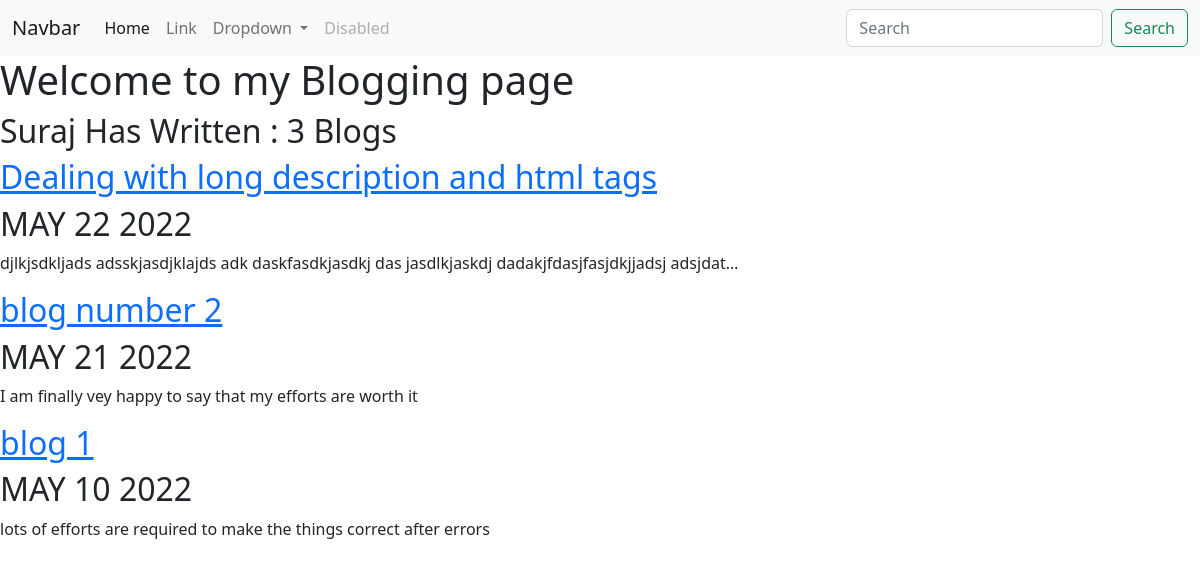
The app's page /blogs/ with its own data.
### blogs/models.py (models this page shows, shortened)
class Blog(models.Model):
    blog_tital = models.CharField(max_length=100)
    blog_description = models.TextField()
    date_of_bloag_post = models.DateField()

### blogs/views.py (the view)
# urls.py: path('', views.all_blog, name = 'all_blog'),
def all_blog(request):
    all_blogs_data = Blog.objects.order_by('-date_of_bloag_post')
    return render(request, 'blogs/home.html', {'all_blogs_data' : all_blogs_data})

### blogs/templates/blogs/home.html (shortened to what this page needs)
{% extends 'portfolio/base.html' %}
{% block content_from_page %}
    <h1>Welcome to my Blogging page</h1>
    <h2>Suraj Has Written : {{all_blogs_data.count}} Blog{{all_blogs_data.count|pluralize}}</h2>
    {% for current_blog in all_blogs_data%}
    <a href="{%  url 'blogs:blog_detail' current_blog.id %}">
        <h2>{{current_blog.blog_tital}}</h2>
    </a>
    <h2>{{current_blog.date_of_bloag_post| date:'M d Y'|upper}}</h2>
    <p>{{current_blog.blog_description|striptags| truncatechars:100}}</p>
    {% endfor %}
{% endblock %}

### records on screen
Blog: blog_tital "Dealing with long description and html tags", date_of_bloag_post "MAY 22 2022", blog_description "djlkjsdkljads adsskjasdjklajds adk daskfasdkjasdkj das jasdlkjaskdj dadakjfdasjfasjdkjjadsj adsjdat…"
Blog: blog_tital "blog number 2", date_of_bloag_post "MAY 21 2022", blog_description "I am finally vey happy to say that my efforts are worth it"
Blog: blog_tital "blog 1", date_of_bloag_post "MAY 10 2022", blog_description "lots of efforts are required to make the things correct after errors"

### other values on screen
{{ all_blogs_data.count }} "3"
